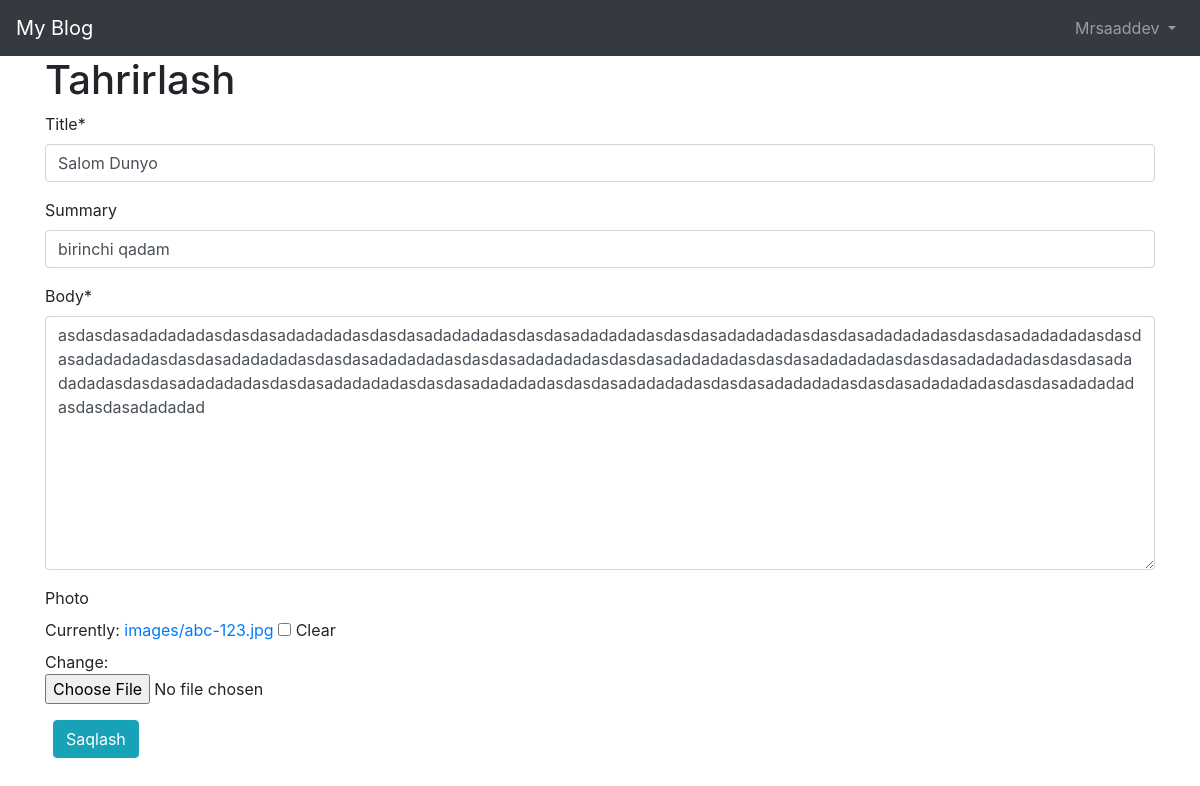
Page /articles/2/edit/ (signed in) on the committed database.
### accounts/models.py (models this page shows)
class CustomUser(AbstractUser):
	age = models.PositiveIntegerField(null = True, blank = True)

### articles/models.py (models this page shows, shortened)
class Article(models.Model):
	title = models.CharField(max_length=150)
	summary = models.CharField(max_length = 200, blank = True)
	body = RichTextField(blank=False, null=False)
	photo = models.ImageField(upload_to = 'images/', blank = True)
	date = models.DateTimeField(auto_now_add = True)
	author = models.ForeignKey(
			get_user_model(),
			on_delete = models.CASCADE,
		)

### articles/views.py (the view)
# urls.py: path('<int:pk>/edit/', ArticleUpdateView.as_view(), name="article_edit"),
class ArticleUpdateView(LoginRequiredMixin, UserPassesTestMixin, UpdateView):
    model = Article
    fields = ('title','summary', 'body','photo',)
    template_name = 'article_edit.html'
    def test_func(self):
        obj = self.get_object()
        return obj.author == self.request.user

### templates/article_edit.html (shortened to what this page needs)
{% extends 'base.html' %}
{% load crispy_forms_tags %}
{% block content %}
    <h1>Tahrirlash</h1>
    <form method="post" enctype="multipart/form-data">{% csrf_token %}
        {{ form|crispy }}
    <button class="btn btn-info ml-2" type="submit">Saqlash</button>
    </form>
{% endblock content %}

### templates/base.html (shortened to what this page needs)
{% load static %}
<!DOCTYPE html>
<html>
    <head>
            <link rel="stylesheet" href="https://cdn.jsdelivr.net/npm/bootstrap@4.5.3/dist/css/bootstrap.min.css">
    </head>
    <body>
        <nav class="navbar navbar-expand-lg navbar-dark bg-dark">
            <a class="navbar-brand" href="{% url 'home' %}">
                My Blog
            </a>
            <div class="collapse navbar-collapse" id="navbarSupportedContent">
                {% if user.is_authenticated %}
                    <ul class="navbar-nav ml-auto">
                        <li class="nav-item">
                            <a class="nav-link dropdown-toggle" href="#"
                                id="navbarDropdown" role="button" data-toggle="dropdown"
                                aria-haspopup="true" aria-expanded="false">
                                {{ user.username | title }}
                            </a>
                        </li>
                    </ul>
                {% else %}
                    <form class="form-inline ml-auto">
                        <a href="{% url 'login' %}" class="btn btn-outline-light">Kirish</a>
                        <a href="{% url 'signup' %}" class="btn btn-primary ml-2">Ro'yxatdan o'tish</a>
                    </form>
                {% endif %}
            </div>
        </nav>
        <main>
            <div class="container">
                {% block content %}
                {% endblock content %}
            </div>
        </main>
    </body>
</html>

### rows in the picture
CustomUser: username "Mrsaaddev"
Article: title "Salom Dunyo", summary "birinchi qadam", body "asdasdasadadadadasdasdasadadadadasdasdasadadadadasdasdasadadadadasdasdasadadadadasdasdasadadadadasdasdasadadadadasdasdasadadadadasdasdasadadadadasdasdasadadadadasdasdasadadadadasdasdasadadadadasdasdasadadadadasdasdasadadadadasdasdasadadadadasdasdasadadadadasdasdasadadadadasdasdasadadadadasdasdasadadadadasdasdasadadadadasdasdasadadadadasdasdasadadadadasdasdasadadadad"
